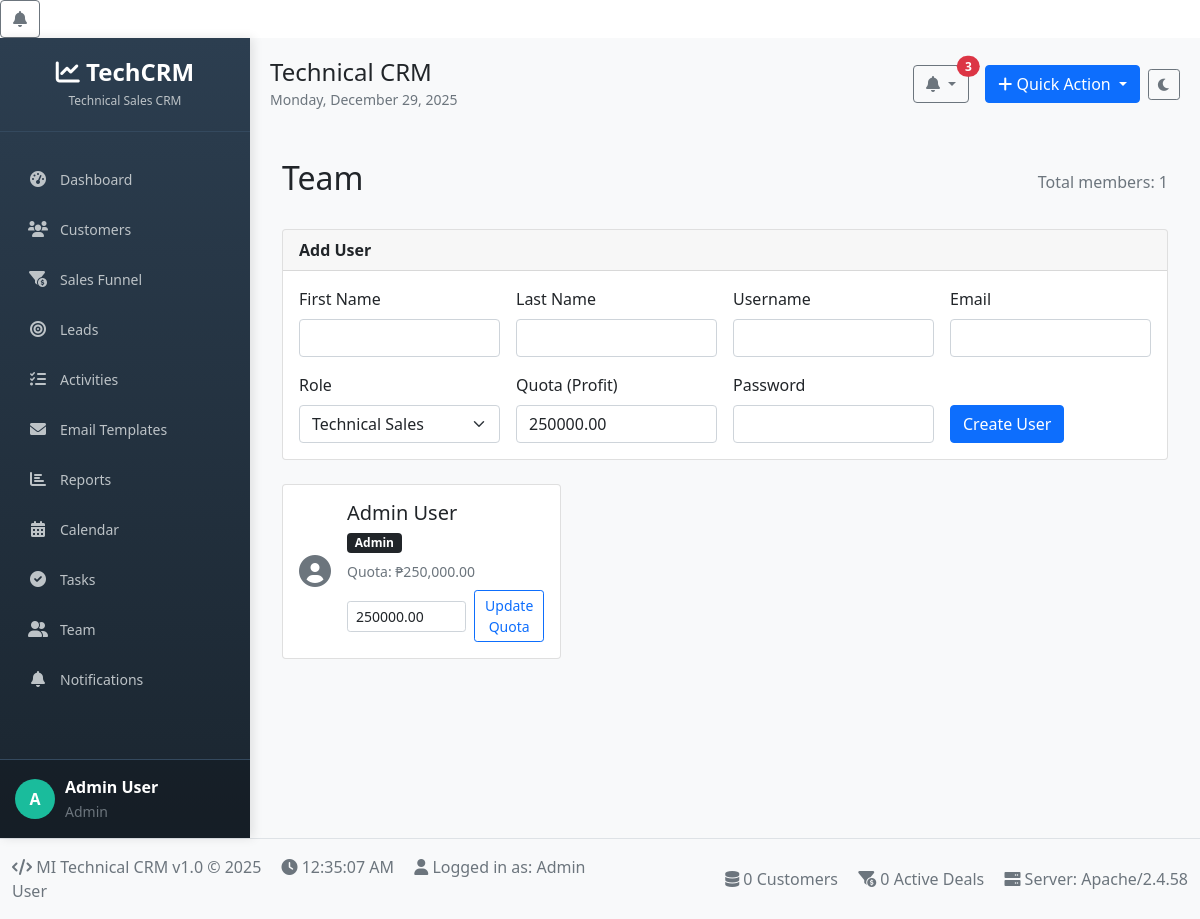
Screenshot of /team (signed in) with the database file from the repository.
### tables this page shows
CREATE TABLE users (
    id INT AUTO_INCREMENT PRIMARY KEY,
    username VARCHAR(50) UNIQUE NOT NULL,
    email VARCHAR(100) UNIQUE NOT NULL,
    password VARCHAR(255) NOT NULL,
    first_name VARCHAR(50),
    last_name VARCHAR(50),
    role ENUM('sales_rep', 'sales_manager', 'admin') DEFAULT 'sales_rep',
    avatar VARCHAR(255),
    quota_profit DECIMAL(15,2) DEFAULT 250000.00,
    status ENUM('active', 'inactive') DEFAULT 'active',
    created_at TIMESTAMP DEFAULT CURRENT_TIMESTAMP,
    updated_at TIMESTAMP DEFAULT CURRENT_TIMESTAMP ON UPDATE CURRENT_TIMESTAMP
);

### app/core/Auth.php (called while the page is built, shortened)
<?php
class Auth {
    public static function hasRole($role) {
        return isset($_SESSION['role']) && $_SESSION['role'] == $role;
    }
}
?>

### app/core/Helpers.php (called while the page is built, shortened)
<?php
class Helpers {
    public static function formatCurrency($amount) {
        return '₱' . number_format((float)$amount, 2);
    }
}
?>

### app/controllers/team.php (the view, shortened to what this page needs)
<?php
require_once __DIR__ . '/../core/Auth.php';
require_once __DIR__ . '/../core/Helpers.php';
$db = new Database();
$conn = $db->getConnection();
$query = "SELECT * FROM users ORDER BY role, first_name";
$stmt = $conn->prepare($query);
$stmt->execute();
$users = $stmt->fetchAll(PDO::FETCH_ASSOC);
?>
<!DOCTYPE html>
<html lang="en">
<head>
    <link href="https://cdn.jsdelivr.net/npm/bootstrap@5.1.3/dist/css/bootstrap.min.css" rel="stylesheet">
    <link rel="stylesheet" href="https://cdnjs.cloudflare.com/ajax/libs/font-awesome/6.0.0/css/all.min.css">
</head>
<body>
    <?php include __DIR__ . '/../views/sidebar.php'; ?>
    <div class="container-fluid py-4">
        <div class="d-flex justify-content-between align-items-center mb-4">
            <h2>Team</h2>
            <span class="text-muted">Total members: <?php echo count($users); ?></span>
        </div>
        <?php if (Auth::hasRole('admin')): ?>
        <div class="card mb-4">
            <div class="card-header">
                <strong>Add User</strong>
            </div>
            <div class="card-body">
                <form method="POST" class="row g-3">
                    <div class="col-md-3">
                        <label class="form-label">First Name</label>
                        <input type="text" name="first_name" class="form-control" required>
                    </div>
                    <div class="col-md-3">
                        <label class="form-label">Last Name</label>
                        <input type="text" name="last_name" class="form-control" required>
                    </div>
                    <div class="col-md-3">
                        <label class="form-label">Username</label>
                        <input type="text" name="username" class="form-control" required>
                    </div>
                    <div class="col-md-3">
                        <label class="form-label">Email</label>
                        <input type="email" name="email" class="form-control" required>
                    </div>
                    <div class="col-md-3">
                        <label class="form-label">Role</label>
                        <select name="role" class="form-select">
                            <option value="sales_rep">Technical Sales</option>
                        </select>
                    </div>
                    <div class="col-md-3">
                        <label class="form-label">Quota (Profit)</label>
                        <input type="number" step="0.01" name="quota_profit" class="form-control" value="250000.00">
                    </div>
                    <div class="col-md-3">
                        <label class="form-label">Password</label>
                        <input type="password" name="password" class="form-control" required>
                    </div>
                    <div class="col-md-3 d-flex align-items-end">
                        <button type="submit" class="btn btn-primary">Create User</button>
                    </div>
                </form>
            </div>
        </div>
        <?php endif; ?>
        <div class="row">
            <?php foreach($users as $user): ?>
                <div class="col-md-4">
                    <div class="card mb-3">
                        <div class="card-body d-flex align-items-center">
                            <div class="me-3">
                                <i class="fas fa-user-circle fa-2x text-secondary"></i>
                            </div>
                            <div>
                                <h5 class="mb-1"><?php echo htmlspecialchars($user['first_name'] . ' ' . $user['last_name']); ?></h5>
                                <span class="badge bg-<?php echo $user['role'] === 'admin' ? 'dark' : ($user['role'] === 'sales_manager' ? 'info' : 'primary'); ?>"><?php echo str_replace('_', ' ', ucfirst($user['role'])); ?></span>
                                <?php if(isset($user['quota_profit'])): ?>
                                    <div class="mt-2 small text-muted">Quota: <?php echo Helpers::formatCurrency($user['quota_profit']); ?></div>
                                <?php endif; ?>
                                <?php if (Auth::hasRole('admin')): ?>
                                    <form method="POST" class="mt-2 d-flex align-items-center" onsubmit="event.stopPropagation();">
                                        <input type="number" step="0.01" name="quota_profit" class="form-control form-control-sm me-2" style="max-width:160px" value="<?php echo htmlspecialchars($user['quota_profit'] ?? 250000.00); ?>">
                                        <button type="submit" class="btn btn-sm btn-outline-primary">Update Quota</button>
                                    </form>
                                <?php endif; ?>
                            </div>
                        </div>
                    </div>
                </div>
            <?php endforeach; ?>
        </div>
    </div>
    <?php include __DIR__ . '/../views/footer.php'; ?>
</body>
</html>

### app/views/sidebar.php (style rules this page uses)
body { font-family: 'Segoe UI', Tahoma, Geneva, Verdana, sans-serif; }

### rows the page displays
users: first_name+last_name "Admin User", role "Admin", quota_profit "₱250,000.00", quota_profit "250000.00"

### other values shown
substr($_SESSION['full_name'], 0, 1) "A"
$_SESSION['full_name'] "Admin User"
$_SESSION['role'] "Admin"
$page_titles[$current_page] "Technical CRM"
count($users) "1"
$customers "0"
$deals "0"
$_SERVER['SERVER_SOFTWARE'] "Apache/2.4.58"
